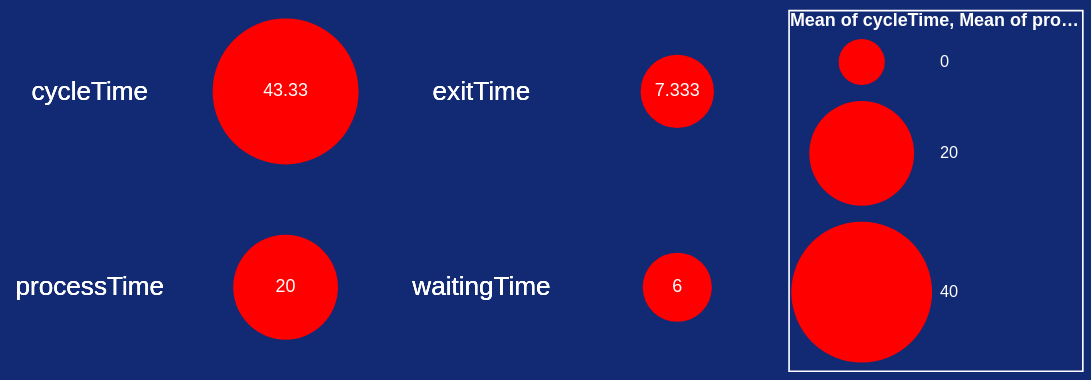

Source (Vega-Lite JSON):
### Vega-Lite specification from a JSON file in a GitHub repository (floating-point values rounded to 4 significant figures)
{"config": {"view": {"continuousWidth": 400, "continuousHeight": 300, "height": 100, "strokeWidth": 0, "width": 100}, "axis": {"labelAngle": -45, "labelColor": "white", "titleColor": "white"}, "background": "#122973", "header": {"labelColor": "#122973", "labelFontSize": 14, "titleColor": "#122973", "titleFontSize": 14}, "legend": {"labelColor": "white", "padding": 1, "strokeColor": "white", "tickCount": 2, "titleColor": "white"}}, "hconcat": [{"vconcat": [{"hconcat": [{"mark": {"type": "text", "fill": "white"}, "encoding": {"size": {"value": 16}, "text": {"value": "cycleTime"}}}, {"layer": [{"mark": {"type": "circle", "fill": "red"}, "encoding": {"size": {"aggregate": "mean", "field": "cycleTime", "scale": {"range": [800, 8000]}, "type": "quantitative"}}}, {"mark": {"type": "text", "fill": "white"}, "encoding": {"text": {"aggregate": "mean", "field": "cycleTime", "format": ".4", "type": "quantitative"}}}]}]}, {"hconcat": [{"mark": {"type": "text", "fill": "white"}, "encoding": {"size": {"value": 16}, "text": {"value": "processTime"}}}, {"layer": [{"mark": {"type": "circle", "fill": "red"}, "encoding": {"size": {"aggregate": "mean", "field": "processTime", "scale": {"range": [800, 8000]}, "type": "quantitative"}}}, {"mark": {"type": "text", "fill": "white"}, "encoding": {"text": {"aggregate": "mean", "field": "processTime", "format": ".4", "type": "quantitative"}}}]}]}]}, {"vconcat": [{"hconcat": [{"mark": {"type": "text", "fill": "white"}, "encoding": {"size": {"value": 16}, "text": {"value": "exitTime"}}}, {"layer": [{"mark": {"type": "circle", "fill": "red"}, "encoding": {"size": {"aggregate": "mean", "field": "exitTime", "scale": {"range": [800, 8000]}, "type": "quantitative"}}}, {"mark": {"type": "text", "fill": "white"}, "encoding": {"text": {"aggregate": "mean", "field": "exitTime", "format": ".4", "type": "quantitative"}}}]}]}, {"hconcat": [{"mark": {"type": "text", "fill": "white"}, "encoding": {"size": {"value": 16}, "text": {"value": "waitingTime"}}}, {"layer": [{"mark": {"type": "circle", "fill": "red"}, "encoding": {"size": {"aggregate": "mean", "field": "waitingTime", "scale": {"range": [800, 8000]}, "type": "quantitative"}}}, {"mark": {"type": "text", "fill": "white"}, "encoding": {"text": {"aggregate": "mean", "field": "waitingTime", "format": ".4", "type": "quantitative"}}}]}]}]}], "data": {"name": "data-times"}, "transform": [{"lookup": "station", "from": {"data": {"name": "data-kpis"}, "key": "station", "fields": ["shiftIdentifier", "locationId", "validFrom", "validTo", "oee", "oeeSetpoint", "availability", "efficiency", "quality", "fpy", "fpySetPoint", "partCount", "partCountSetPoint", "countNIO", "productivity", "station"]}}], "$schema": "https://vega.github.io/schema/vega-lite/v4.17.0.json", "datasets": {"data-times": [{"cycleTime": 50, "exitTime": 8, "processTime": 10, "waitingTime": 4, "station": 220}, {"cycleTime": 40, "exitTime": 9, "processTime": 28, "waitingTime": 6, "station": 230}, {"cycleTime": 40, "exitTime": 5, "processTime": 22, "waitingTime": 8, "station": 260}], "data-kpis": [{"shiftIdentifier": 0, "locationId": "string", "validFrom": "2022-10-17T15:13:42.835Z", "validTo": "2022-10-17T15:13:42.835Z", "oee": 82, "oeeSetpoint": 0, "availability": 0, "efficiency": 0, "quality": 0, "fpy": 89, "fpySetPoint": 0, "partCount": 42, "partCountSetPoint": 0, "countNIO": 0, "productivity": 75, "station": 220}, {"shiftIdentifier": 0, "locationId": "string", "validFrom": "2022-10-17T15:13:42.835Z", "validTo": "2022-10-17T15:13:42.835Z", "oee": 89, "oeeSetpoint": 0, "availability": 0, "efficiency": 0, "quality": 0, "fpy": 92, "fpySetPoint": 0, "partCount": 60, "partCountSetPoint": 0, "countNIO": 0, "productivity": 50, "station": 230}, {"shiftIdentifier": 0, "locationId": "string", "validFrom": "2022-10-17T15:13:42.835Z", "validTo": "2022-10-17T15:13:42.835Z", "oee": 90, "oeeSetpoint": 0, "availability": 0, "efficiency": 0, "quality": 0, "fpy": 90, "fpySetPoint": 0, "partCount": 60, "partCountSetPoint": 0, "countNIO": 0, "productivity": 40, "station": 260}]}}
